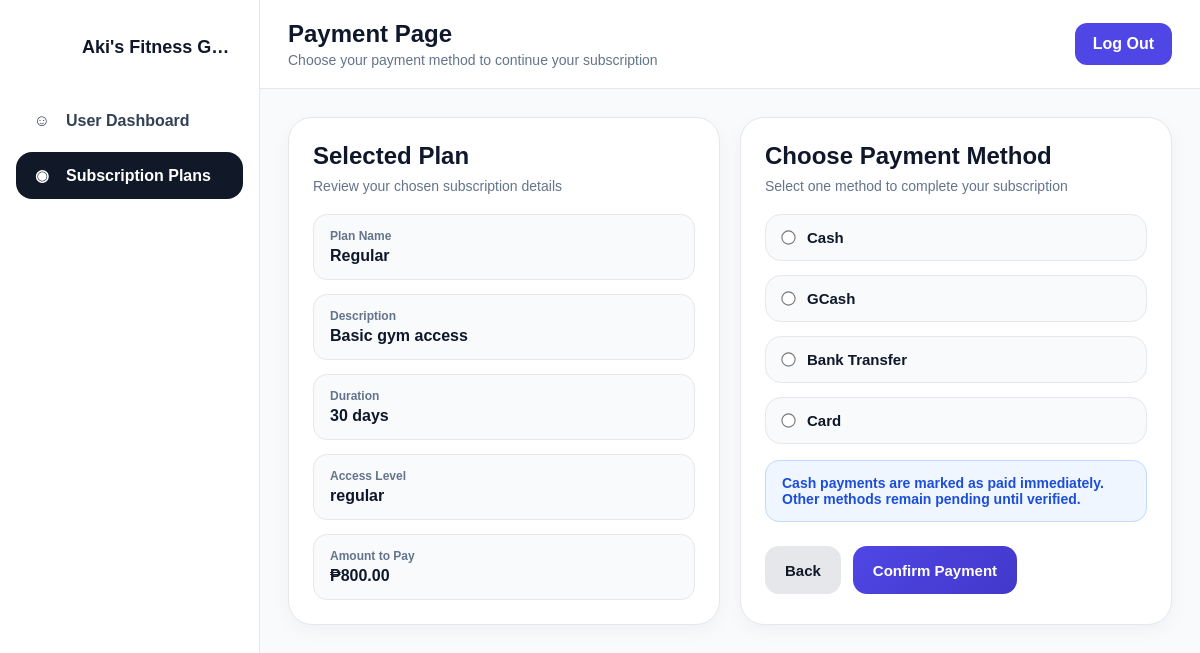
Page /pages/user_payment.php?subscription_id=1 (signed in) on the committed database.
### tables this page shows
CREATE TABLE `tbl_subscription` (
  `subscription_id` int(11) NOT NULL,
  `plan_name` varchar(100) NOT NULL,
  `description` text DEFAULT NULL,
  `price` decimal(10,2) NOT NULL,
  `duration_days` int(11) NOT NULL,
  `access_level` enum('regular','premium','vip') DEFAULT 'regular',
  `status` enum('active','inactive') DEFAULT 'active',
  `created_at` timestamp NOT NULL DEFAULT current_timestamp(),
  `updated_at` timestamp NOT NULL DEFAULT current_timestamp() ON UPDATE current_timestamp()
);

### pages/user_payment.php (the view, shortened to what this page needs)
<?php
require_once("../includes/db.php");
mysqli_query($conn, "
    UPDATE tbl_member_subscriptions
    SET status = 'pending'
    WHERE start_date > CURDATE()
    AND status != 'cancelled'
");
mysqli_query($conn, "
    UPDATE tbl_member_subscriptions
    SET status = 'active'
    WHERE start_date <= CURDATE()
    AND end_date >= CURDATE()
    AND status != 'cancelled'
");
mysqli_query($conn, "
    UPDATE tbl_member_subscriptions
    SET status = 'expired'
    WHERE end_date < CURDATE()
    AND status != 'cancelled'
");
$subscription_id = isset($_GET['subscription_id'])
    ? (int) $_GET['subscription_id']
    : (int) $_POST['subscription_id'];
$plan_query = mysqli_query($conn, "
    SELECT *
    FROM tbl_subscription
    WHERE subscription_id = '$subscription_id'
    AND status = 'active'
    LIMIT 1
");
$plan = mysqli_fetch_assoc($plan_query);
?>
<!DOCTYPE html>
<html lang="en">
<head>
<link rel="stylesheet" href="/akisgym/assets/css/style.css">
</head>
<body class="saas-body">
<div class="saas-layout">
    <aside class="saas-sidebar">
        <div class="saas-brand">
            <div class="saas-brand-logo"></div>
            <div class="saas-brand-text">Aki's Fitness Gym</div>
        </div>
        <nav class="saas-menu">
            <a href="user_dashboard.php" class="saas-link">
                <span class="saas-link-icon">☺</span>
                <span>User Dashboard</span>
            </a>
            <a href="user_subscriptions.php" class="saas-link active">
                <span class="saas-link-icon">◉</span>
                <span>Subscription Plans</span>
            </a>
        </nav>
    </aside>
    <div class="saas-main">
        <header class="saas-topbar">
            <div class="saas-topbar-left">
                <div>
                    <h2>Payment Page</h2>
                    <p>Choose your payment method to continue your subscription</p>
                </div>
            </div>
            <div class="saas-topbar-right">
                <a href="../auth/logout.php" class="saas-logout-btn">Log Out</a>
            </div>
        </header>
        <main class="saas-content">
            <div class="payment-wrapper">
                <div class="payment-grid">
                    <div class="summary-card">
                        <div class="card-title">Selected Plan</div>
                        <div class="card-subtitle">Review your chosen subscription details</div>
                        <div class="summary-box">
                            <div class="summary-item">
                                <label>Plan Name</label>
                                <span><?php echo htmlspecialchars($plan['plan_name']); ?></span>
                            </div>
                            <div class="summary-item">
                                <label>Description</label>
                                <span><?php echo htmlspecialchars($plan['description']); ?></span>
                            </div>
                            <div class="summary-item">
                                <label>Duration</label>
                                <span><?php echo htmlspecialchars($plan['duration_days']); ?> days</span>
                            </div>
                            <div class="summary-item">
                                <label>Access Level</label>
                                <span><?php echo htmlspecialchars($plan['access_level']); ?></span>
                            </div>
                            <div class="summary-item">
                                <label>Amount to Pay</label>
                                <span>₱<?php echo number_format($plan['price'], 2); ?></span>
                            </div>
                        </div>
                    </div>
                    <div class="payment-card">
                        <div class="card-title">Choose Payment Method</div>
                        <div class="card-subtitle">Select one method to complete your subscription</div>
                        <form method="POST">
                            <div class="payment-methods">
                                <div class="method-option">
                                    <input type="radio" id="cash" name="payment_method" value="cash" <?php echo (isset($_POST['payment_method']) && $_POST['payment_method'] === 'cash') ? 'checked' : ''; ?>>
                                    <label for="cash">Cash</label>
                                </div>
                                <div class="method-option">
                                    <input type="radio" id="gcash" name="payment_method" value="gcash" <?php echo (isset($_POST['payment_method']) && $_POST['payment_method'] === 'gcash') ? 'checked' : ''; ?>>
                                    <label for="gcash">GCash</label>
                                </div>
                                <div class="method-option">
                                    <input type="radio" id="bank_transfer" name="payment_method" value="bank_transfer" <?php echo (isset($_POST['payment_method']) && $_POST['payment_method'] === 'bank_transfer') ? 'checked' : ''; ?>>
                                    <label for="bank_transfer">Bank Transfer</label>
                                </div>
                                <div class="method-option">
                                    <input type="radio" id="card" name="payment_method" value="card" <?php echo (isset($_POST['payment_method']) && $_POST['payment_method'] === 'card') ? 'checked' : ''; ?>>
                                    <label for="card">Card</label>
                                </div>
                            </div>
                            <div class="info-note">
                                Cash payments are marked as paid immediately. Other methods remain pending until verified.
                            </div>
                            <div class="payment-actions">
                                <a href="user_subscriptions.php" class="back-btn">Back</a>
                                <button type="submit" name="confirm_payment" class="pay-btn">Confirm Payment</button>
                            </div>
                        </form>
                    </div>
                </div>
            </div>
        </main>
    </div>
</div>
</body>
</html>

### assets/css/style.css (style rules this page uses)
* { margin:0; padding:0; box-sizing:border-box; }
html, body { width:100%; height:100%; font-family:Arial, Helvetica, sans-serif; }
body.saas-body { margin:0; background:#f8fafc; font-family:Arial, Helvetica, sans-serif; color:#0f172a; }
.saas-layout { display:flex; min-height:100vh; width:100%; }
.saas-main { flex:1; min-width:0; display:flex; flex-direction:column; }
.saas-sidebar { width:260px; min-width:260px; background:#ffffff; border-right:1px solid #e5e7eb; padding:24px 16px; transition:0.3s ease; overflow:hidden; flex-shrink:0; display:flex; flex-direction:column; }
.saas-brand { display:flex; align-items:center; gap:12px; margin-bottom:28px; padding:0 8px; }
.saas-brand-logo { width:46px; height:46px; border-radius:50%; overflow:hidden; flex-shrink:0; display:flex; align-items:center; justify-content:center; background:#ffffff; }
.saas-brand-text { font-weight:700; font-size:18px; white-space:nowrap; overflow:hidden; text-overflow:ellipsis; }
.saas-menu { display:flex; flex-direction:column; gap:8px; }
.saas-link { display:flex; align-items:center; gap:12px; text-decoration:none; color:#334155; padding:14px 14px; border-radius:16px; font-weight:600; transition:0.2s ease; }
.saas-link.active { background:#111827; color:#fff; }
.saas-link-icon { width:24px; text-align:center; flex-shrink:0; }
.saas-topbar { display:flex; justify-content:space-between; align-items:center; padding:20px 28px; background:#ffffff; border-bottom:1px solid #e5e7eb; }
.saas-topbar-left { display:flex; align-items:center; gap:14px; }
.saas-topbar-left h2 { margin:0; font-size:24px; }
.saas-topbar-left p { margin:4px 0 0; color:#64748b; font-size:14px; }
.saas-topbar-right { display:flex; align-items:center; gap:16px; }
.saas-logout-btn { text-decoration:none; background:#4f46e5; color:#fff; padding:12px 18px; border-radius:12px; font-weight:700; }
.saas-content { padding:28px; }

### pages/user_payment.php (style rules this page uses)
.payment-wrapper { max-width:900px; margin:0 auto; }
.payment-grid { display:grid; grid-template-columns:1fr 1fr; gap:20px; }
.payment-card, .summary-card { background:#ffffff; border:1px solid #e5e7eb; border-radius:24px; padding:24px; box-shadow:0 6px 18px rgba(15, 23, 42, 0.04); }
.card-title { font-size:24px; font-weight:800; color:#0f172a; margin-bottom:8px; }
.card-subtitle { color:#64748b; font-size:14px; margin-bottom:20px; }
.summary-box { display:grid; gap:14px; }
.summary-item { padding:14px 16px; border:1px solid #e5e7eb; border-radius:14px; background:#f8fafc; }
.summary-item label { display:block; font-size:12px; color:#64748b; margin-bottom:4px; font-weight:600; }
.summary-item span { font-size:16px; font-weight:800; color:#0f172a; }
.payment-methods { display:grid; gap:14px; margin-top:14px; }
.method-option { border:1px solid #e5e7eb; border-radius:16px; padding:14px 16px; background:#f8fafc; display:flex; align-items:center; gap:12px; }
.method-option input { transform:scale(1.1); }
.method-option label { font-size:15px; font-weight:700; color:#0f172a; cursor:pointer; width:100%; }
.info-note { margin-top:16px; padding:14px 16px; border-radius:14px; background:#eff6ff; border:1px solid #bfdbfe; color:#1d4ed8; font-size:14px; font-weight:600; }
.payment-actions { display:flex; gap:12px; margin-top:24px; flex-wrap:wrap; }
.pay-btn, .back-btn { text-decoration:none; border:none; border-radius:14px; height:48px; padding:0 20px; font-size:15px; font-weight:700; cursor:pointer; display:inline-flex; align-items:center; justify-content:center; }
.pay-btn { background:linear-gradient(135deg, #4f46e5, #4338ca); color:#fff; }
.back-btn { background:#e5e7eb; color:#111827; }

### rows in the picture
tbl_subscription: plan_name "Regular", description "Basic gym access", duration_days "30", access_level "regular", price "800.00"
